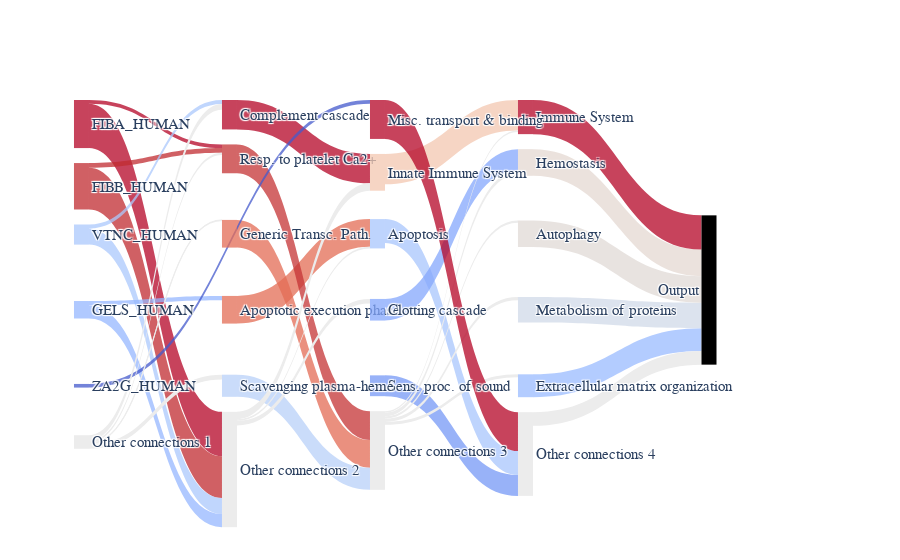

This figure's notebook cell:
### Code cell
IG.plot_complete_sankey(
    multiclass=False,
    savename="poster_binn.svg",
    node_cmap="coolwarm",
    edge_cmap="coolwarm",
    width=1200,
    height=400,
    show_top_n=5,
)
